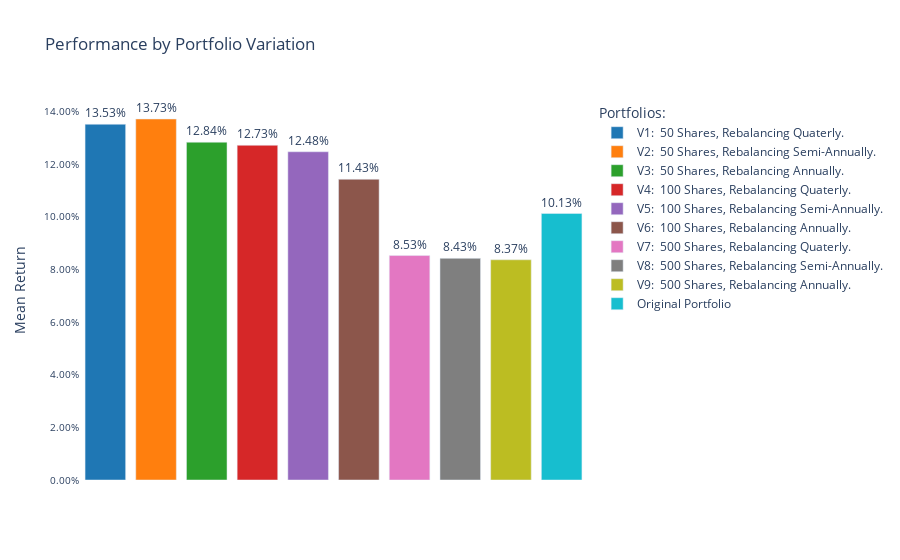

Notebook source saved alongside this figure:
### Markdown cell above
Create an interactive, mean return graph using the plotly library

### Code cell
import plotly.graph_objects as go

#Assuming 'perfs' DataFrame is already defined and 'Mean Return' is correctly calculated

avg_returns = perfs.loc['Mean Return']

portfolios = avg_returns.index
returns = avg_returns.values

#Creating a colour list for the bars
colors = ['#1f77b4', '#ff7f0e', '#2ca02c', '#d62728', '#9467bd', '#8c564b', '#e377c2', '#7f7f7f', '#bcbd22', '#17becf']

#Creating the bar plot using plotly
fig = go.Figure()

#Adding bars to the figure
for i, portfolio in enumerate(portfolios):
    fig.add_trace(go.Bar(
        x=[portfolio],
        y=[returns[i]],  #Ensure returns are correct
        text=f'{returns[i]*100:.2f}%',  #Displaying the percentage as text
        textposition='outside',
        marker_color=colors[i % len(colors)],  #Ensuring colours cycle if there are more portfolios than colours
        name=portfolio
    ))

#Adding title and labels
fig.update_layout(
    title='Performance by Portfolio Variation',
    yaxis_title='Mean Return',
    xaxis_tickangle=-45,
    xaxis_tickfont_size=10,
    yaxis_tickfont_size=10,
    yaxis_tickformat='.2%',  #Formatting the y-axis as percentage
    legend_title='Portfolios:',
    plot_bgcolor='rgba(0,0,0,0)',
    bargap=0.2
)

#Remove all text from the x-axis
fig.update_xaxes(showticklabels=False)

#Display the plot
fig.show()

### Figure 1 — Plotly figure (JSON) as saved in the notebook; plotly's stock layout.template omitted (floating-point values rounded to 4 significant figures)
{"data": [{"marker": {"color": "#1f77b4"}, "name": "V1:  50 Shares, Rebalancing Quaterly.", "text": "13.53%", "textposition": "outside", "type": "bar", "x": ["V1:  50 Shares, Rebalancing Quaterly."], "y": [0.1353]}, {"marker": {"color": "#ff7f0e"}, "name": "V2:  50 Shares, Rebalancing Semi-Annually.", "text": "13.73%", "textposition": "outside", "type": "bar", "x": ["V2:  50 Shares, Rebalancing Semi-Annually."], "y": [0.1373]}, {"marker": {"color": "#2ca02c"}, "name": "V3:  50 Shares, Rebalancing Annually.", "text": "12.84%", "textposition": "outside", "type": "bar", "x": ["V3:  50 Shares, Rebalancing Annually."], "y": [0.1284]}, {"marker": {"color": "#d62728"}, "name": "V4:  100 Shares, Rebalancing Quaterly.", "text": "12.73%", "textposition": "outside", "type": "bar", "x": ["V4:  100 Shares, Rebalancing Quaterly."], "y": [0.1273]}, {"marker": {"color": "#9467bd"}, "name": "V5:  100 Shares, Rebalancing Semi-Annually.", "text": "12.48%", "textposition": "outside", "type": "bar", "x": ["V5:  100 Shares, Rebalancing Semi-Annually."], "y": [0.1248]}, {"marker": {"color": "#8c564b"}, "name": "V6:  100 Shares, Rebalancing Annually.", "text": "11.43%", "textposition": "outside", "type": "bar", "x": ["V6:  100 Shares, Rebalancing Annually."], "y": [0.1143]}, {"marker": {"color": "#e377c2"}, "name": "V7:  500 Shares, Rebalancing Quaterly.", "text": "8.53%", "textposition": "outside", "type": "bar", "x": ["V7:  500 Shares, Rebalancing Quaterly."], "y": [0.08533]}, {"marker": {"color": "#7f7f7f"}, "name": "V8:  500 Shares, Rebalancing Semi-Annually.", "text": "8.43%", "textposition": "outside", "type": "bar", "x": ["V8:  500 Shares, Rebalancing Semi-Annually."], "y": [0.08427]}, {"marker": {"color": "#bcbd22"}, "name": "V9:  500 Shares, Rebalancing Annually.", "text": "8.37%", "textposition": "outside", "type": "bar", "x": ["V9:  500 Shares, Rebalancing Annually."], "y": [0.08373]}, {"marker": {"color": "#17becf"}, "name": "Original Portfolio", "text": "10.13%", "textposition": "outside", "type": "bar", "x": ["Original Portfolio"], "y": [0.1013]}], "layout": {"bargap": 0.2, "legend": {"title": {"text": "Portfolios:"}}, "plot_bgcolor": "rgba(0,0,0,0)", "title": {"text": "Performance by Portfolio Variation"}, "xaxis": {"showticklabels": false, "tickangle": -45, "tickfont": {"size": 10}}, "yaxis": {"tickfont": {"size": 10}, "tickformat": ".2%", "title": {"text": "Mean Return"}}}}
